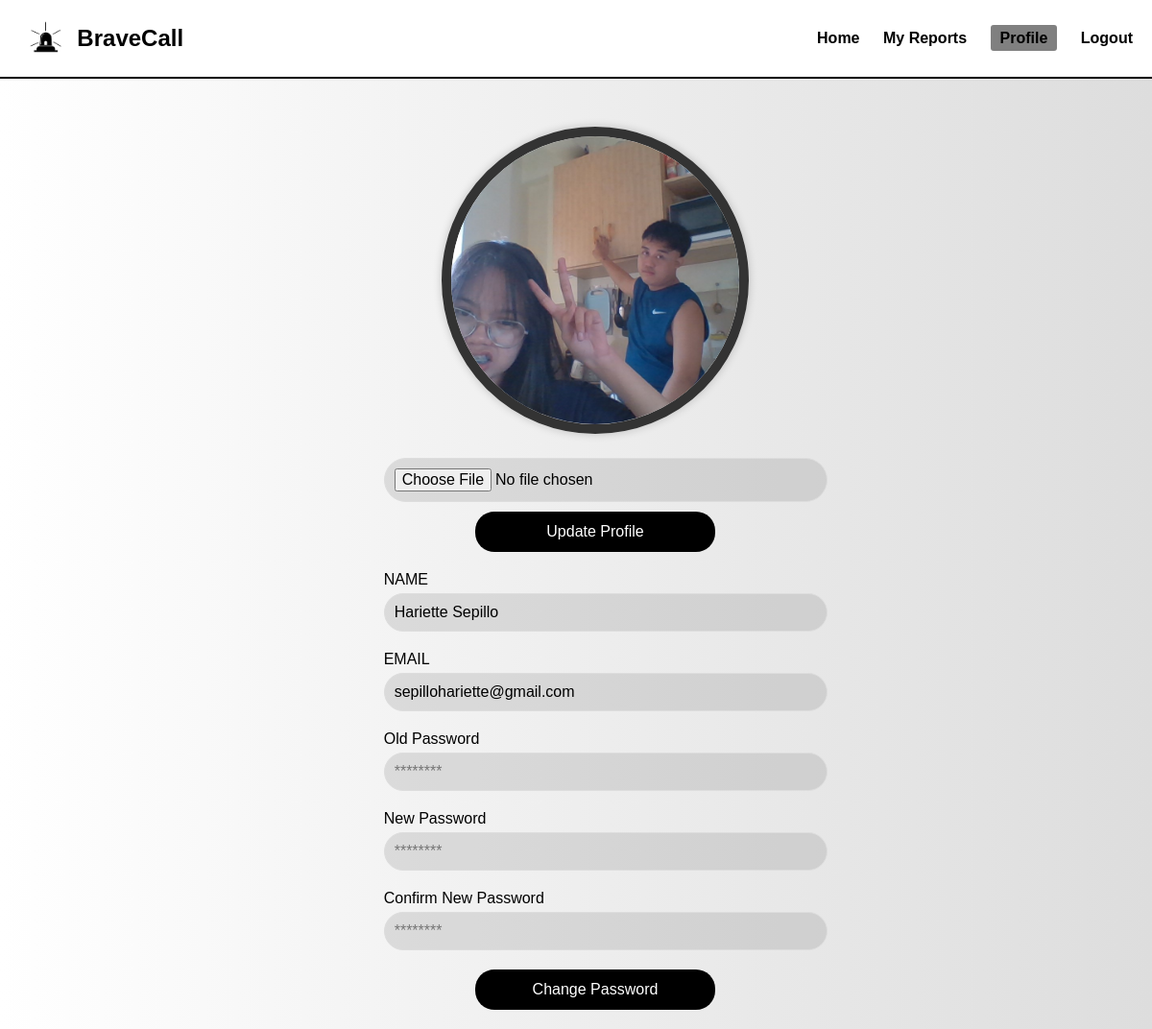
/profile/ (signed in), run on an earlier commit of the app's database.
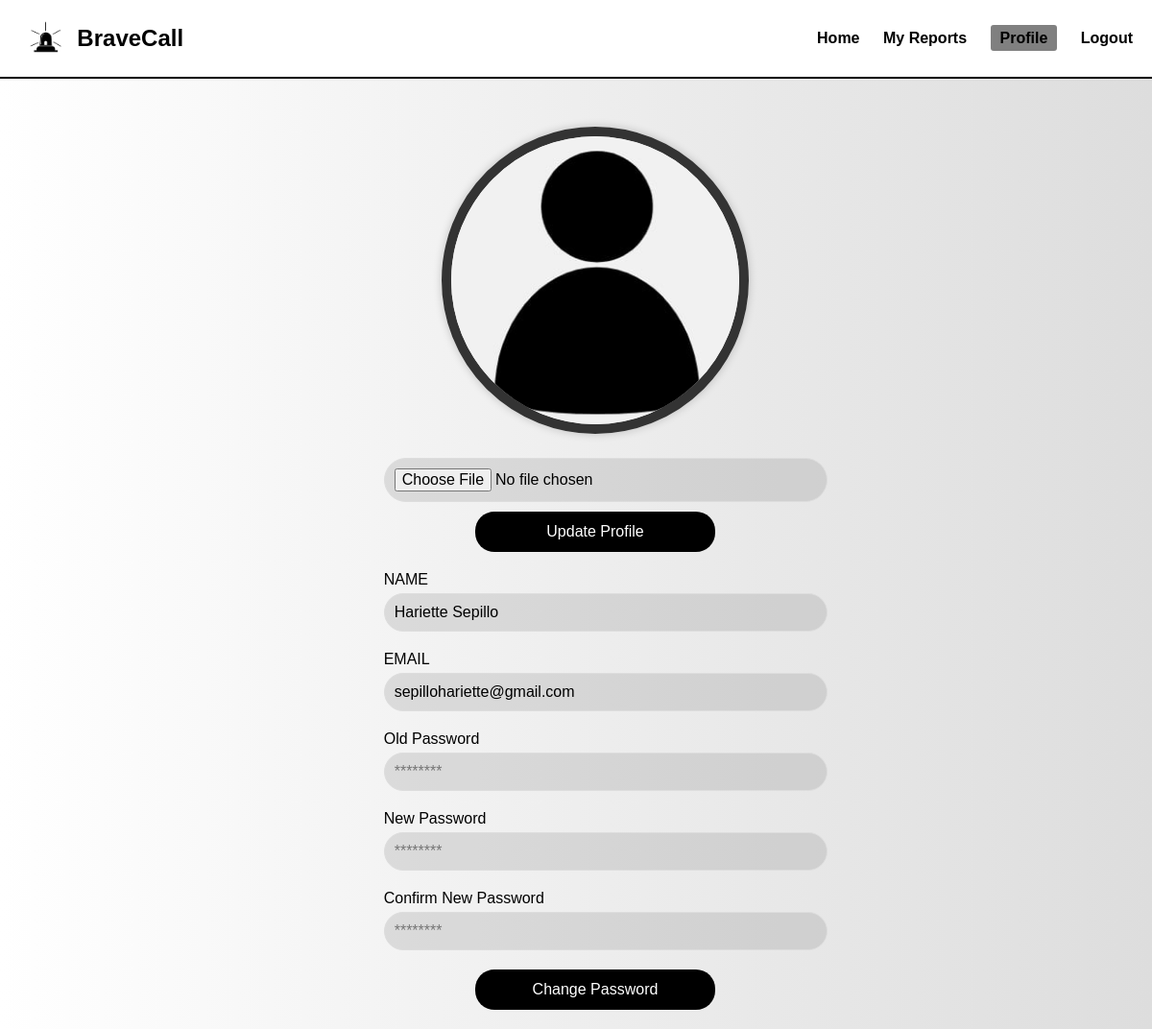
And on a later commit of the database.
### app/models.py (models this page shows, shortened)
class User(models.Model):
    email = models.EmailField(unique=True)
    name = models.CharField(max_length=100)
    password = models.CharField(max_length=255)
    dob = models.DateField()
    role = models.CharField(max_length=255, default='admin')
    profile_picture = models.ImageField(upload_to='profile_pics/', default='profile_pics/profile-user.png')  # Fix default image path

### app/views.py (the view, shortened to what this page needs)
# urls.py: path('profile/', views.update_profile, name='profile'),
def update_profile(request):
    if 'user_id' not in request.session:
        messages.error(request, "You must be logged in to update your profile.")
        return redirect('login')
    try:
        user = User.objects.get(id=request.session['user_id'])
    except User.DoesNotExist:
        messages.error(request, "User not found!")
        return redirect('login')
    return render(request, "user/profile.html", {"user": user})

### app/templates/user/profile.html (shortened to what this page needs)
<!DOCTYPE html>
<html lang="en">
{% load static %}
<head>
    <link rel="stylesheet" href="../static/profile.css">
</head>
<body>
    <div class="header">
        <div class="logo">
            <img src="{% static 'image/logo.png' %}" alt="BraveCall Logo"> BraveCall
        </div>
        <div>
            <a href="{% url 'dashboard' %}">Home</a>
            <a href="#">My Reports</a>
            <a href="#" class="highlighted">Profile</a>
            <a href="{% url 'logout' %}">Logout</a>
        </div>
    </div>
    <div class="container">
        <form method="post" enctype="multipart/form-data">
            <div class="form-group">
                <div class="profile">
                    <img
                        src="{% if user.profile_picture %}{{ user.profile_picture.url }}{% else %}{% static 'profile_pics/profile-user.png' %}{% endif %}" alt="Profile Image">
                </div>
                <input type="file" id="profile-input" name="profile_picture" accept="image/*">
                <button type="submit">Update Profile</button>
            </div>
            <div class="form-group">
                <label for="name">NAME</label>
                <input type="text" name="name" placeholder="{{ user.name }}" value="{{ user.name }}">
            </div>
            <div class="form-group">
                <label for="email">EMAIL</label>
                <input type="email" name="email" placeholder="{{ user.email }}" value="{{ user.email }}">
            </div>
            <div class="form-group">
                <label for="old_password">Old Password</label>
                <input type="password" name="old_password" placeholder="********">
            </div>
            <div class="form-group">
                <label for="new_password">New Password</label>
                <input type="password" name="new_password" placeholder="********">
            </div>
            <div class="form-group">
                <label for="confirm_password">Confirm New Password</label>
                <input type="password" name="confirm_password" placeholder="********">
            </div>
            <div class="form-group">
                <button type="submit">Change Password</button>
            </div>
        </form>
    </div>
</body>
</html>

### app/static/profile.css (style rules this page uses)
body { font-family: Arial, sans-serif; margin: 0; padding: 0; background: linear-gradient(to right, white, #ddd); }
.header { display: flex; justify-content: space-between; align-items: center; padding: 20px; background: white; border-bottom: 2px solid black; flex-wrap: wrap; }
.header a { margin-left: 20px; text-decoration: none; color: black; font-weight: bold; }
.header .logo { display: flex; align-items: center; font-size: 24px; font-weight: bold; }
.logo img { height: 40px; margin-right: 10px; }
.container { display: flex; justify-content: center; align-items: center; width: 100%; padding-top: 30px; }
.form-group { margin: 20px; width: 100%; }
input { width: 100%; padding: 10px; font-size: 16px; border: 1px solid #ddd; border-radius: 25px; margin-top: 5px; background-color: rgba(0, 0, 0, 0.1); color: #000; }
button { width: 100%; max-width: 250px; padding: 12px; background-color: black; color: white; font-size: 16px; border: none; border-radius: 20px; cursor: pointer; margin: 10px auto 0 auto; display: block; }
.profile { display: flex; justify-content: center; align-items: center; margin-bottom: 20px; }
.profile img { width: 300px !important; height: 300px !important; border-radius: 50% !important; object-fit: cover !important; border: 10px solid #333; box-shadow: 0 0 10px rgba(0, 0, 0, 0.2); }
.highlighted { background-color: gray; color: white; padding: 5px 10px; border-radius: 3px; }

What changed in the data, as far as the page shows it:
changed User "Hariette Sepillo": profile_picture: a different picture
